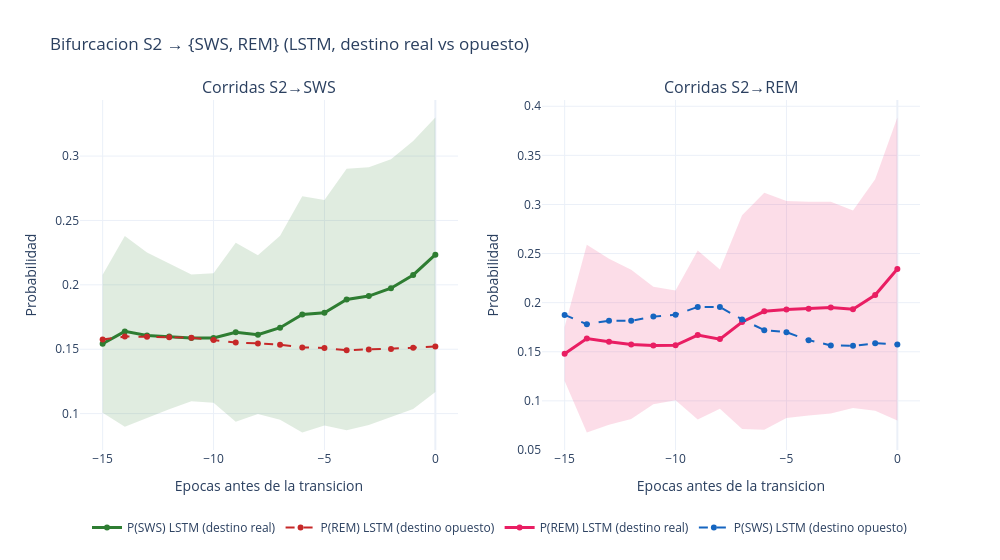

Here is the notebook cell this chart was saved with:
### Code cell
# Plotly interactivo (muestra inline) + PNG/HTML a disco
fig_p = make_subplots(rows=1, cols=2, subplot_titles=[
    'Corridas S2\u2192SWS', 'Corridas S2\u2192REM'])
# Panel SWS
fig_p.add_trace(go.Scatter(x=t_sws, y=m_sws, mode='lines+markers',
    name='P(SWS) LSTM (destino real)', line=dict(color='#2E7D32', width=3),
    hovertemplate='t=%{x}<br>P(SWS)=%{y:.3f}<extra></extra>'), row=1, col=1)
fig_p.add_trace(go.Scatter(x=np.concatenate([t_sws, t_sws[::-1]]),
    y=np.concatenate([m_sws+s_sws, (m_sws-s_sws)[::-1]]),
    fill='toself', fillcolor='rgba(46,125,50,0.15)', line=dict(color='rgba(0,0,0,0)'),
    showlegend=False, hoverinfo='skip'), row=1, col=1)
fig_p.add_trace(go.Scatter(x=t_sws_c, y=m_sws_c, mode='lines+markers',
    name='P(REM) LSTM (destino opuesto)', line=dict(color='#C62828', width=2, dash='dash'),
    hovertemplate='t=%{x}<br>P(REM)=%{y:.3f}<extra></extra>'), row=1, col=1)
# Panel REM
fig_p.add_trace(go.Scatter(x=t_rem, y=m_rem, mode='lines+markers',
    name='P(REM) LSTM (destino real)', line=dict(color='#E91E63', width=3),
    hovertemplate='t=%{x}<br>P(REM)=%{y:.3f}<extra></extra>'), row=1, col=2)
fig_p.add_trace(go.Scatter(x=np.concatenate([t_rem, t_rem[::-1]]),
    y=np.concatenate([m_rem+s_rem, (m_rem-s_rem)[::-1]]),
    fill='toself', fillcolor='rgba(233,30,99,0.15)', line=dict(color='rgba(0,0,0,0)'),
    showlegend=False, hoverinfo='skip'), row=1, col=2)
fig_p.add_trace(go.Scatter(x=t_rem_c, y=m_rem_c, mode='lines+markers',
    name='P(SWS) LSTM (destino opuesto)', line=dict(color='#1565C0', width=2, dash='dash'),
    hovertemplate='t=%{x}<br>P(SWS)=%{y:.3f}<extra></extra>'), row=1, col=2)
fig_p.update_xaxes(title_text='Epocas antes de la transicion')
fig_p.update_yaxes(title_text='Probabilidad')
fig_p.update_layout(title='Bifurcacion S2 \u2192 {SWS, REM} (LSTM, destino real vs opuesto)',
    template='plotly_white', height=560, width=1000,
    legend=dict(orientation='h', x=0.5, y=-0.18, xanchor='center', yanchor='top'),
    margin=dict(b=110))
fig_p.write_image(DIR_IMG / 'bifurcacion_real.png', scale=2)
fig_p.write_html(DIR_IMG / 'bifurcacion_real.html')
fig_p.show()

### Figure 1 — Plotly figure (JSON) as saved in the notebook; plotly's stock layout.template omitted (floating-point values rounded to 4 significant figures)
{"data": [{"hovertemplate": "t=%{x}<br>P(SWS)=%{y:.3f}<extra></extra>", "line": {"color": "#2E7D32", "width": 3}, "mode": "lines+markers", "name": "P(SWS) LSTM (destino real)", "type": "scatter", "x": [-15, -14, -13, -12, -11, -10, -9, -8, -7, -6, -5, -4, -3, -2, -1, 0], "xaxis": "x", "y": [0.1543, 0.1639, 0.1607, 0.1599, 0.1588, 0.1587, 0.1631, 0.1613, 0.1667, 0.177, 0.1783, 0.1886, 0.1913, 0.1974, 0.2077, 0.2234], "yaxis": "y"}, {"fill": "toself", "fillcolor": "rgba(46,125,50,0.15)", "hoverinfo": "skip", "line": {"color": "rgba(0,0,0,0)"}, "showlegend": false, "type": "scatter", "x": [-15, -14, -13, -12, -11, -10, -9, -8, -7, -6, -5, -4, -3, -2, -1, 0, 0, -1, -2, -3, -4, -5, -6, -7, -8, -9, -10, -11, -12, -13, -14, -15], "xaxis": "x", "y": [0.2078, 0.2379, 0.225, 0.2164, 0.2079, 0.209, 0.2326, 0.2229, 0.2382, 0.2688, 0.2659, 0.2901, 0.2913, 0.2976, 0.3117, 0.33, 0.1168, 0.1037, 0.09717, 0.09121, 0.08711, 0.09072, 0.08533, 0.09518, 0.0996, 0.09365, 0.1084, 0.1096, 0.1033, 0.09629, 0.08984, 0.1007], "yaxis": "y"}, {"hovertemplate": "t=%{x}<br>P(REM)=%{y:.3f}<extra></extra>", "line": {"color": "#C62828", "dash": "dash", "width": 2}, "mode": "lines+markers", "name": "P(REM) LSTM (destino opuesto)", "type": "scatter", "x": [-15, -14, -13, -12, -11, -10, -9, -8, -7, -6, -5, -4, -3, -2, -1, 0], "xaxis": "x", "y": [0.1576, 0.1598, 0.1597, 0.1593, 0.1589, 0.1571, 0.1552, 0.1545, 0.1535, 0.1514, 0.1509, 0.1493, 0.1498, 0.1502, 0.1511, 0.1522], "yaxis": "y"}, {"hovertemplate": "t=%{x}<br>P(REM)=%{y:.3f}<extra></extra>", "line": {"color": "#E91E63", "width": 3}, "mode": "lines+markers", "name": "P(REM) LSTM (destino real)", "type": "scatter", "x": [-15, -14, -13, -12, -11, -10, -9, -8, -7, -6, -5, -4, -3, -2, -1, 0], "xaxis": "x2", "y": [0.1479, 0.1634, 0.1603, 0.1575, 0.1563, 0.1566, 0.167, 0.1629, 0.1803, 0.1912, 0.193, 0.1939, 0.195, 0.1933, 0.2078, 0.2343], "yaxis": "y2"}, {"fill": "toself", "fillcolor": "rgba(233,30,99,0.15)", "hoverinfo": "skip", "line": {"color": "rgba(0,0,0,0)"}, "showlegend": false, "type": "scatter", "x": [-15, -14, -13, -12, -11, -10, -9, -8, -7, -6, -5, -4, -3, -2, -1, 0, 0, -1, -2, -3, -4, -5, -6, -7, -8, -9, -10, -11, -12, -13, -14, -15], "xaxis": "x2", "y": [0.1755, 0.2591, 0.2448, 0.2336, 0.2162, 0.2124, 0.2531, 0.2339, 0.2891, 0.3118, 0.3036, 0.3027, 0.3029, 0.2939, 0.3256, 0.3885, 0.08007, 0.08999, 0.09279, 0.08706, 0.08501, 0.08244, 0.07059, 0.07148, 0.09188, 0.08101, 0.1008, 0.09648, 0.08145, 0.07575, 0.0678, 0.1203], "yaxis": "y2"}, {"hovertemplate": "t=%{x}<br>P(SWS)=%{y:.3f}<extra></extra>", "line": {"color": "#1565C0", "dash": "dash", "width": 2}, "mode": "lines+markers", "name": "P(SWS) LSTM (destino opuesto)", "type": "scatter", "x": [-15, -14, -13, -12, -11, -10, -9, -8, -7, -6, -5, -4, -3, -2, -1, 0], "xaxis": "x2", "y": [0.1875, 0.178, 0.1817, 0.1815, 0.1858, 0.1877, 0.1957, 0.1955, 0.183, 0.172, 0.1699, 0.1618, 0.1565, 0.156, 0.1586, 0.1574], "yaxis": "y2"}], "layout": {"annotations": [{"font": {"size": 16}, "showarrow": false, "text": "Corridas S2→SWS", "x": 0.225, "xanchor": "center", "xref": "paper", "y": 1.0, "yanchor": "bottom", "yref": "paper"}, {"font": {"size": 16}, "showarrow": false, "text": "Corridas S2→REM", "x": 0.775, "xanchor": "center", "xref": "paper", "y": 1.0, "yanchor": "bottom", "yref": "paper"}], "height": 560, "legend": {"orientation": "h", "x": 0.5, "xanchor": "center", "y": -0.18, "yanchor": "top"}, "margin": {"b": 110}, "title": {"text": "Bifurcacion S2 → {SWS, REM} (LSTM, destino real vs opuesto)"}, "width": 1000, "xaxis": {"anchor": "y", "domain": [0.0, 0.45], "title": {"text": "Epocas antes de la transicion"}}, "xaxis2": {"anchor": "y2", "domain": [0.55, 1.0], "title": {"text": "Epocas antes de la transicion"}}, "yaxis": {"anchor": "x", "domain": [0.0, 1.0], "title": {"text": "Probabilidad"}}, "yaxis2": {"anchor": "x2", "domain": [0.0, 1.0], "title": {"text": "Probabilidad"}}}}
